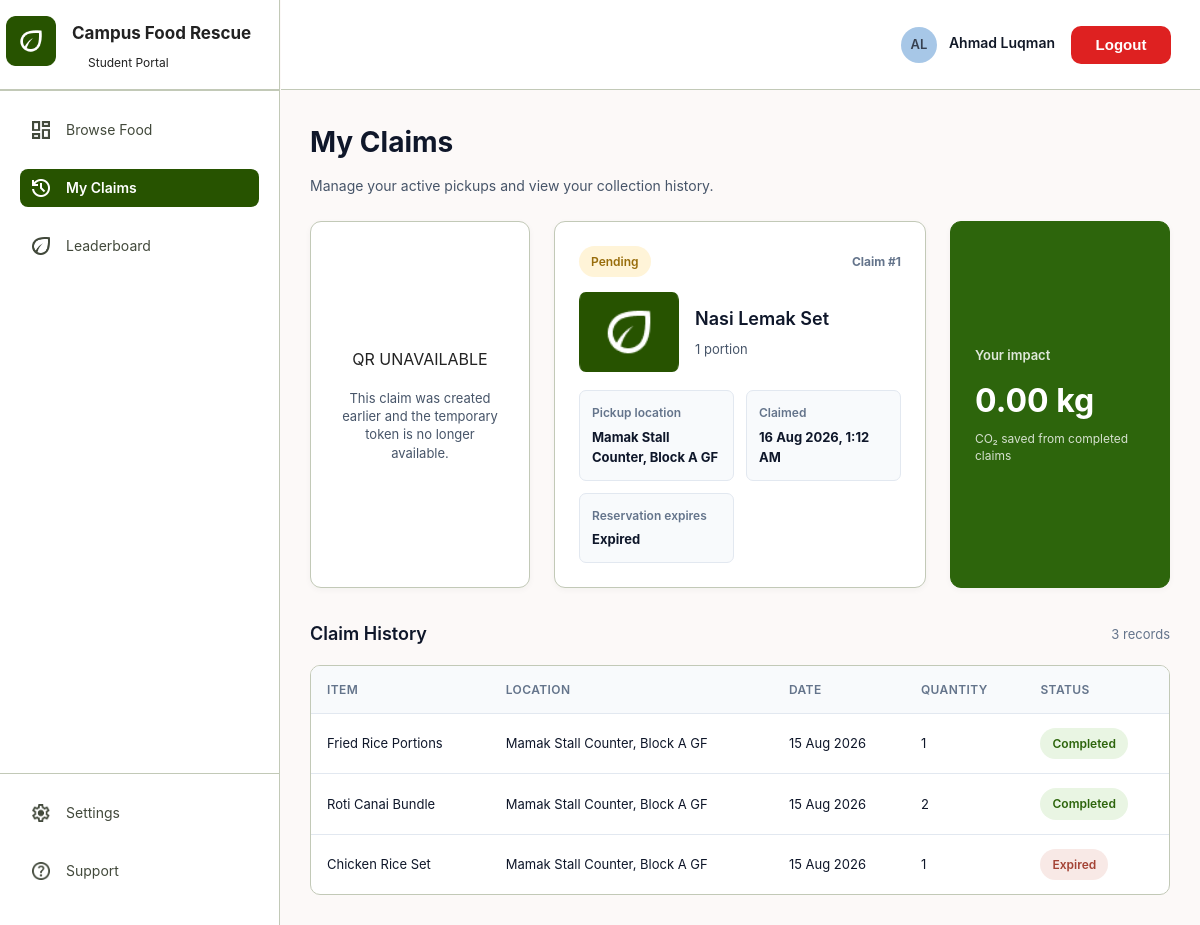
Page /pages/student/claims.php (signed in) on the committed database.
### tables this page shows
CREATE TABLE `claim` (
  `claim_id` int(11) NOT NULL,
  `listing_id` int(11) NOT NULL,
  `student_id` int(11) NOT NULL,
  `portion_claimed` int(11) NOT NULL DEFAULT 1,
  `created_at` datetime NOT NULL DEFAULT current_timestamp(),
  `reservation_expires_at` datetime NOT NULL,
  `confirmed_at` datetime DEFAULT NULL,
  `status` enum('pending','confirmed','completed','expired','cancelled') NOT NULL DEFAULT 'pending',
  CONSTRAINT `chk_claim_portion` CHECK (`portion_claimed` > 0)
);

CREATE TABLE `food_listing` (
  `listing_id` int(11) NOT NULL,
  `provider_id` int(11) NOT NULL,
  `food_name` varchar(200) NOT NULL,
  `description` varchar(500) DEFAULT NULL,
  `total_quantity` int(11) NOT NULL,
  `remain_quantity` int(11) NOT NULL,
  `weight_kg` decimal(6,2) DEFAULT NULL,
  `pickup_location` varchar(200) NOT NULL,
  `image` varchar(255) DEFAULT NULL,
  `status` enum('pending','active','fully_claimed','expired','removed') NOT NULL DEFAULT 'pending',
  `expires_at` datetime NOT NULL,
  `approved_by` int(11) DEFAULT NULL,
  `approved_at` datetime DEFAULT NULL,
  `created_at` datetime NOT NULL DEFAULT current_timestamp(),
  CONSTRAINT `chk_listing_total_qty` CHECK (`total_quantity` > 0),
  CONSTRAINT `chk_listing_remain_qty` CHECK (`remain_quantity` >= 0),
  CONSTRAINT `chk_listing_remain_le_total` CHECK (`remain_quantity` <= `total_quantity`),
  CONSTRAINT `chk_listing_weight` CHECK (`weight_kg` IS NULL OR `weight_kg` >= 0)
);

### pages/student/claims.php (the view, shortened to what this page needs)
<?php
require_once __DIR__ . '/../../config/db.php';
$studentId = (int) ($_SESSION['user_id'] ?? 0);
$sql = "
    SELECT
        c.claim_id,
        c.listing_id,
        c.portion_claimed,
        c.created_at,
        c.reservation_expires_at,
        c.confirmed_at,
        c.status,
        fl.food_name,
        fl.pickup_location,
        fl.image,
        fl.expires_at,
        fl.weight_kg,
        ir.co2_saved_kg,
        ir.water_saved_litre
    FROM claim c
    INNER JOIN food_listing fl
        ON fl.listing_id = c.listing_id
    LEFT JOIN impact_record ir
        ON ir.claim_id = c.claim_id
    WHERE c.student_id = ?
    ORDER BY c.created_at DESC
";
$stmt = mysqli_prepare($conn, $sql);
mysqli_stmt_bind_param(
    $stmt,
    'i',
    $studentId
);
mysqli_stmt_execute($stmt);
$claimsResult = mysqli_stmt_get_result($stmt);
$activeClaim = null;
$history = [];
while ($row = mysqli_fetch_assoc($claimsResult)) {
    if (
        $activeClaim === null &&
        in_array(
            $row['status'],
            ['pending', 'confirmed'],
            true
        )
    ) {
        $activeClaim = $row;
    } else {
        $history[] = $row;
    }
}
$activeToken = null;
if ($activeClaim) {
    $claimId = (int) $activeClaim['claim_id'];
    $activeToken =
        $_SESSION['claim_tokens'][$claimId]
        ?? null;
}
function claimStatusLabel(string $status): string
{
    return ucfirst(
        str_replace('_', ' ', $status)
    );
}
function claimStatusClass(string $status): string
{
    return match ($status) {
        'completed' =>
            'status-completed',
        'confirmed' =>
            'status-confirmed',
        'cancelled' =>
            'status-cancelled',
        'expired' =>
            'status-expired',
        default =>
            'status-pending',
    };
}
?>
<!DOCTYPE html>
<html lang="en">
<head>
    <link
        rel="stylesheet"
        href="../../assets/css/global.css"
    >
    <link
        rel="stylesheet"
        href="../../assets/css/sidebar.css"
    >
    <link
        rel="stylesheet"
        href="../../assets/css/topbar.css"
    >
    <link
        rel="stylesheet"
        href="../../assets/css/student/claims.css"
    >
</head>
<body>
<div class="dashboard-container">
    <?php include '../../includes/sidebar.php'; ?>
    <main class="main-content">
        <div class="topbar-container">
            <?php include '../../includes/topbar.php'; ?>
        </div>
        <div class="content-container claims-page">
            <h1 class="page-title">
                My Claims
            </h1>
            <p class="page-subtitle">
                Manage your active pickups and view your collection history.
            </p>
            <?php if ($activeClaim): ?>
                <?php
                $claimImage = !empty($activeClaim['image'])
                    ? '../../' . ltrim(
                        $activeClaim['image'],
                        '/'
                    )
                    : '../../assets/images/logo.png';
                ?>
                <section class="active-claim-grid">
                    <div class="qr-card">
                        <?php if ($activeToken): ?>
                            <div
                                id="claimQRCode"
                                class="qr-placeholder"
                            ></div>
                            <div class="claim-token-display">
                                <?= htmlspecialchars($activeToken) ?>
                            </div>
                            <p class="qr-caption">
                                Show this QR code to the food provider
                                when collecting your food.
                            </p>
                        <?php else: ?>
                            <div class="qr-placeholder">
                                <span>
                                    QR UNAVAILABLE
                                </span>
                            </div>
                            <p class="qr-caption">
                                This claim was created earlier and the
                                temporary token is no longer available.
                            </p>
                        <?php endif; ?>
                    </div>
                    <div class="active-claim-card">
                        <div class="claim-status-line">
                            <span
                                class="status-pill <?= claimStatusClass(
                                    $activeClaim['status']
                                ) ?>"
                            >
                                <?= htmlspecialchars(
                                    claimStatusLabel(
                                        $activeClaim['status']
                                    )
                                ) ?>
                            </span>
                            <span class="claim-id">
                                Claim #<?= (int) $activeClaim['claim_id'] ?>
                            </span>
                        </div>
                        <div class="active-food-row">
                            <img
                                src="<?= htmlspecialchars($claimImage) ?>"
                                alt="<?= htmlspecialchars(
                                    $activeClaim['food_name']
                                ) ?>"
                            >
                            <div>
                                <h2>
                                    <?= htmlspecialchars(
                                        $activeClaim['food_name']
                                    ) ?>
                                </h2>
                                <p>
                                    <?= (int) $activeClaim['portion_claimed'] ?>
                                    portion<?= (
                                        (int) $activeClaim['portion_claimed']
                                        === 1
                                    ) ? '' : 's' ?>
                                </p>
                            </div>
                        </div>
                        <div class="claim-details">
                            <div>
                                <span>
                                    Pickup location
                                </span>
                                <strong>
                                    <?= htmlspecialchars(
                                        $activeClaim['pickup_location']
                                    ) ?>
                                </strong>
                            </div>
                            <div>
                                <span>
                                    Claimed
                                </span>
                                <strong>
                                    <?= htmlspecialchars(
                                        date(
                                            'd M Y, g:i A',
                                            strtotime(
                                                $activeClaim['created_at']
                                            )
                                        )
                                    ) ?>
                                </strong>
                            </div>
                            <div>
                                <span>
                                    Reservation expires
                                </span>
                                <strong
                                    class="reservation-countdown"
                                    data-expire="<?= htmlspecialchars(
                                        $activeClaim[
                                            'reservation_expires_at'
                                        ]
                                    ) ?>"
                                >
                                </strong>
                            </div>
                        </div>
                    </div>
                    <div class="impact-mini-card">
                        <span>
                            Your impact
                        </span>
                        <strong>
                            <?= number_format(
                                (float) (
                                    $activeClaim['co2_saved_kg']
                                    ?? 0
                                ),
                                2
                            ) ?>
                            kg
                        </strong>
                        <small>
                            CO₂ saved from completed claims
                        </small>
                    </div>
                </section>
            <?php endif; ?>
            <section class="history-section">
                <div class="section-heading">
                    <h2>
                        Claim History
                    </h2>
                    <span>
                        <?= count($history) ?> records
                    </span>
                </div>
                <div class="history-table-wrap">
                    <table class="history-table">
                        <thead>
                            <tr>
                                <th>Item</th>
                                <th>Location</th>
                                <th>Date</th>
                                <th>Quantity</th>
                                <th>Status</th>
                            </tr>
                        </thead>
                        <tbody>
                        <?php if ($history): ?>
                            <?php foreach ($history as $row): ?>
                                <tr>
                                    <td>
                                        <?= htmlspecialchars(
                                            $row['food_name']
                                        ) ?>
                                    </td>
                                    <td>
                                        <?= htmlspecialchars(
                                            $row['pickup_location']
                                        ) ?>
                                    </td>
                                    <td>
                                        <?= htmlspecialchars(
                                            date(
                                                'd M Y',
                                                strtotime(
                                                    $row['created_at']
                                                )
                                            )
                                        ) ?>
                                    </td>
                                    <td>
                                        <?= (int) $row['portion_claimed'] ?>
                                    </td>
                                    <td>
                                        <span
                                            class="status-pill <?= claimStatusClass(
                                                $row['status']
                                            ) ?>"
                                        >
                                            <?= htmlspecialchars(
                                                claimStatusLabel(
                                                    $row['status']
                                                )
                                            ) ?>
                                        </span>
                                    </td>
                                </tr>
                            <?php endforeach; ?>
                        <?php endif; ?>
                        </tbody>
                    </table>
                </div>
            </section>
        </div>
    </main>
</div>
</body>
</html>

### rows in the picture
claim: status "Pending", claim_id "1", portion_claimed "1", created_at "16 Aug 2026, 1:12 AM"
food_listing: food_name "Nasi Lemak Set", pickup_location "Mamak Stall Counter, Block A GF"
claim: listing.food_name "Fried Rice Portions", listing.pickup_location "Mamak Stall Counter, Block A GF", created_at "15 Aug 2026", portion_claimed "1", status "Completed"
claim: listing.food_name "Roti Canai Bundle", listing.pickup_location "Mamak Stall Counter, Block A GF", created_at "15 Aug 2026", portion_claimed "2", status "Completed"
claim: listing.food_name "Chicken Rice Set", listing.pickup_location "Mamak Stall Counter, Block A GF", created_at "15 Aug 2026", portion_claimed "1", status "Expired"

### other values in the picture
$portal_title "Student Portal"
$item['title'] "Browse Food"
$item['title'] "My Claims"
$item['title'] "Leaderboard"
$initials "AL"
$userName "Ahmad Luqman"
$activeClaim['co2_saved_kg'] "0.00"
count($history) "3"
